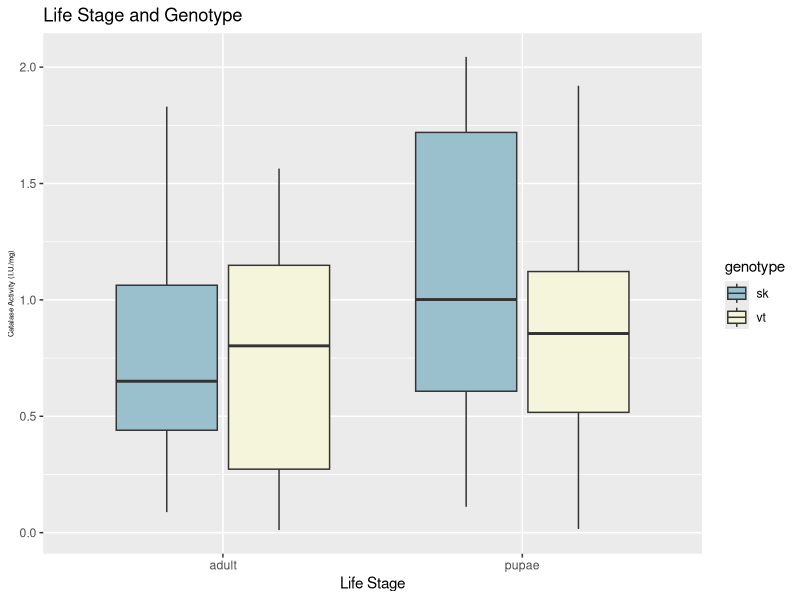
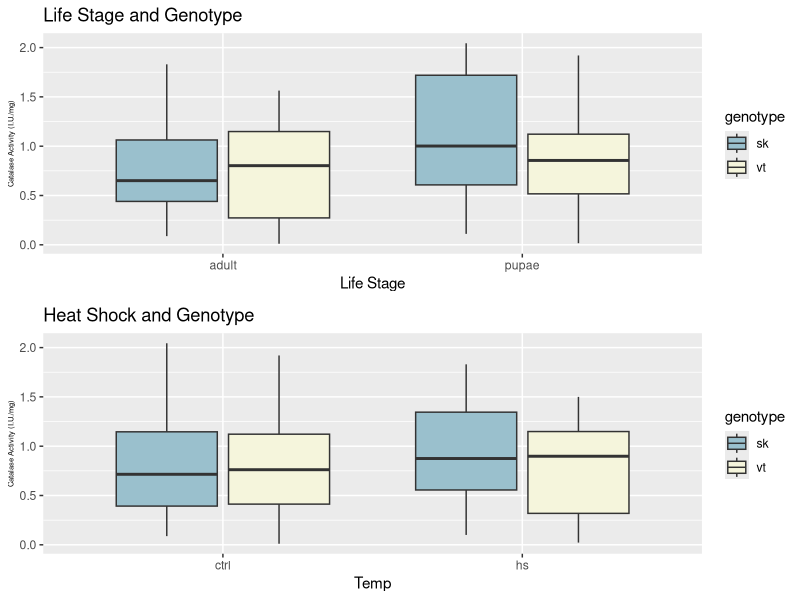
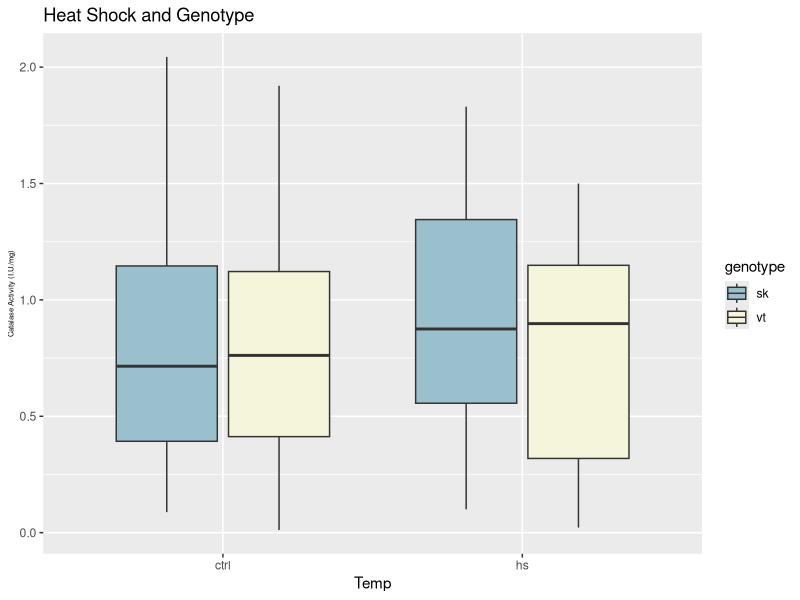

Here is the R script that generated these plots, in order:
############################
# Sage Sularz
# Oxidative Stress in Dros. 
############################

## Outputs: Life stage boxplot & Temp boxplot 

#Library checkout
library(ggplot2)
library(dplyr)
library(tidyr)
library(gridExtra)

#call data
cat.data <- read.csv(file = "2024_catalase_activity.csv") 
head(cat.data)

#Run ANOVA
LifeStageanova <- aov(iu_mgfw ~ life_stage * genotype, data = cat.data)
summary(LifeStageanova)

Tempanova <- aov(iu_mgfw ~ temp * genotype, data = cat.data)
summary(Tempanova)

# Create the boxplot
a1 <- ggplot(cat.data, aes(x=life_stage, y=iu_mgfw, fill=genotype)) +
  geom_boxplot() +
  labs(title="Life Stage and Genotype",
       x="Life Stage",
       y="Catalase Activity (I.U./mg)") +
  scale_fill_manual(values=c("sk"="lightblue3", "vt"="beige")) +
  theme(axis.title.y = element_text(size = rel(0.5), angle = 90))
a1

a2 <- ggplot(cat.data, aes(x=temp, y=iu_mgfw, fill=genotype)) +
  geom_boxplot() +
  labs(title="Heat Shock and Genotype",
       x="Temp",
       y="Catalase Activity (I.U./mg)") +
  scale_fill_manual(values=c("sk"="lightblue3", "vt"="beige")) +
  theme(axis.title.y = element_text(size = rel(0.5), angle = 90))

OxStressBoxPlot <- grid.arrange(a1, a2, nrow = 2)

ggsave("OxStressBoxPlot.pdf", 
       path="/Users/sagesularz/Desktop/School/Comp. Physiology/comp_physio_lab/comp_physiology/")



